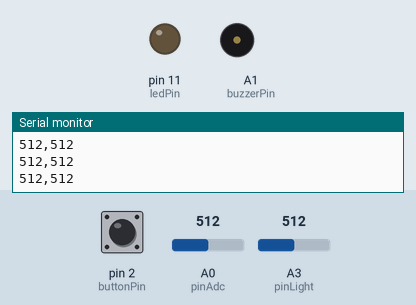
Simulated run of this sketch. Board: Arduino Uno, built with avr-gcc and run on an emulated ATmega328P. Shown: output pins drawn as LEDs (lit = HIGH), buzzer (waves = sounding, pin HIGH), the last lines printed to the serial monitor. The test bench sets the inputs (shaded band); at power-on: pin 2 (buttonPin) LOW, A3 (pinLight) = 512, A0 (pinAdc) = 512.

Above: at 1.2 s.
1.3 s: pin 2 (buttonPin) pulled HIGH for 0.15 s
At 1.32 s:
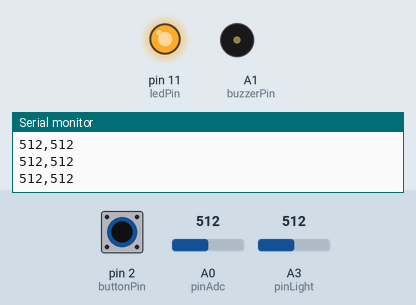
At 1.8 s:
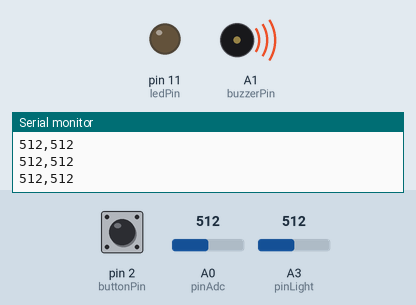
2.9 s: A3 (pinLight) set to 992
5.9 s: A3 (pinLight) set to 1013
7.4 s: pin 2 (buttonPin) pulled HIGH for 3.2 s
At 8.3 s:
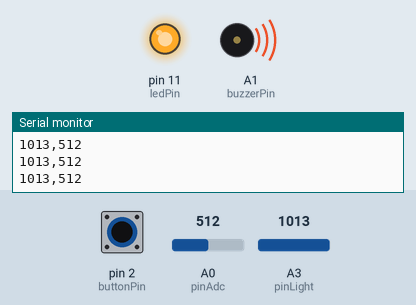
Timing chart, 0 to 12.1 s (numbered marks = the images above; inputs shaded):
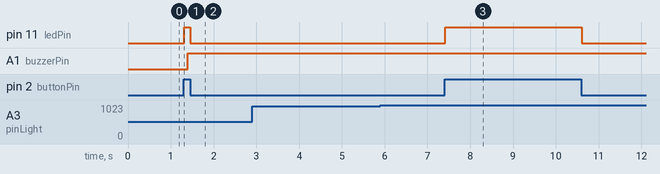

The sketch:

spy_cam_detection.ino
```cpp
#include "QuickStats.h"

const int pinAdc = A0;
const int pinLight = A3;
const int buttonPin = 2;
const int ledPin=11;
const int buzzerPin = A1;
int buttonState = 0;
const int interval = 50;
int cumSoundSum=0;
int cumLightSum=0;
int count=0;
float sounds[interval];
float lights[interval];
float currSoundAvg;
float currLightAvg;
QuickStats stats;

void setup()
{
    pinMode(ledPin, OUTPUT);
    pinMode(buttonPin, INPUT);
    pinMode(buzzerPin, OUTPUT);
    Serial.begin(9600);
}

void loop()
{

    for (int j=0; j<interval; j++){
      buttonState = digitalRead(buttonPin);
      long sum = 0;
      for(int i=0; i<32; i++)
      {
          sum += analogRead(pinAdc);
      }

      sum >>= 5;

      int light = analogRead(A3);
      Serial.print(light);
      Serial.print(",");
      Serial.println(sum);
      if (buttonState == HIGH) {
        digitalWrite(ledPin, HIGH);
      }
      else {
        digitalWrite(ledPin, LOW);
      }
      delay(10);
      sounds[j]=sum;
      lights[j]=light;
      count++;
    }

    float soundStd=stats.stdev(sounds,interval);
    float lightStd=stats.stdev(lights,interval);
    float soundSum=stats.average(sounds,interval)*interval;
    float lightSum=stats.average(lights,interval)*interval;

    cumSoundSum+=soundSum;
    cumLightSum+=lightSum;
    currSoundAvg=cumSoundSum/count;
    currLightAvg=cumLightSum/count;

    int light = analogRead(A3);
    int sound = analogRead(pinAdc);

    if ((sound>soundStd+currSoundAvg) && (light>lightStd+currLightAvg)) {
      digitalWrite(buzzerPin, HIGH);
    }
    else {
      digitalWrite(buzzerPin, LOW);
    }


}
```

QuickStats.h
```cpp
/*  QuickStats.h - Library for quick descriptive statistics of an array samples[] of size m,
 *  assuming a normal distribution.
 *  Created by David Dubins, January 10th, 2016.
 *  Released into the public domain.
 */

#ifndef QuickStats_h
#define QuickStats_h

#include <Arduino.h>

class QuickStats {
  public:
    QuickStats();
    ~QuickStats();
    float average(float samples[],int m);
    float g_average(float samples[],int m);
    float minimum(float samples[],int m);
    float maximum(float samples[],int m);
    float stdev(float samples[],int m);
    float stderror(float samples[],int m);
    float CV(float samples[],int m);
    void bubbleSort(float A[],int len);
    float fabs(float sample);
    float median(float samples[],int m);
    float mode(float samples[],int m,float epsilon);
    float slope(float x[],float samples[],int m);
    float intercept(float x[],float samples[],int m);
    void filternan(float samples[],int &m);
    void f_round(float samples[], int m, int p);
};

#endif
```

Measured:
- after the input at 1.3 s, pin 11 (ledPin): LOW → HIGH at once, → LOW 0.14 s later
- after the input at 7.4 s, pin 11 (ledPin): LOW → HIGH at once, → LOW 3.2 s later
